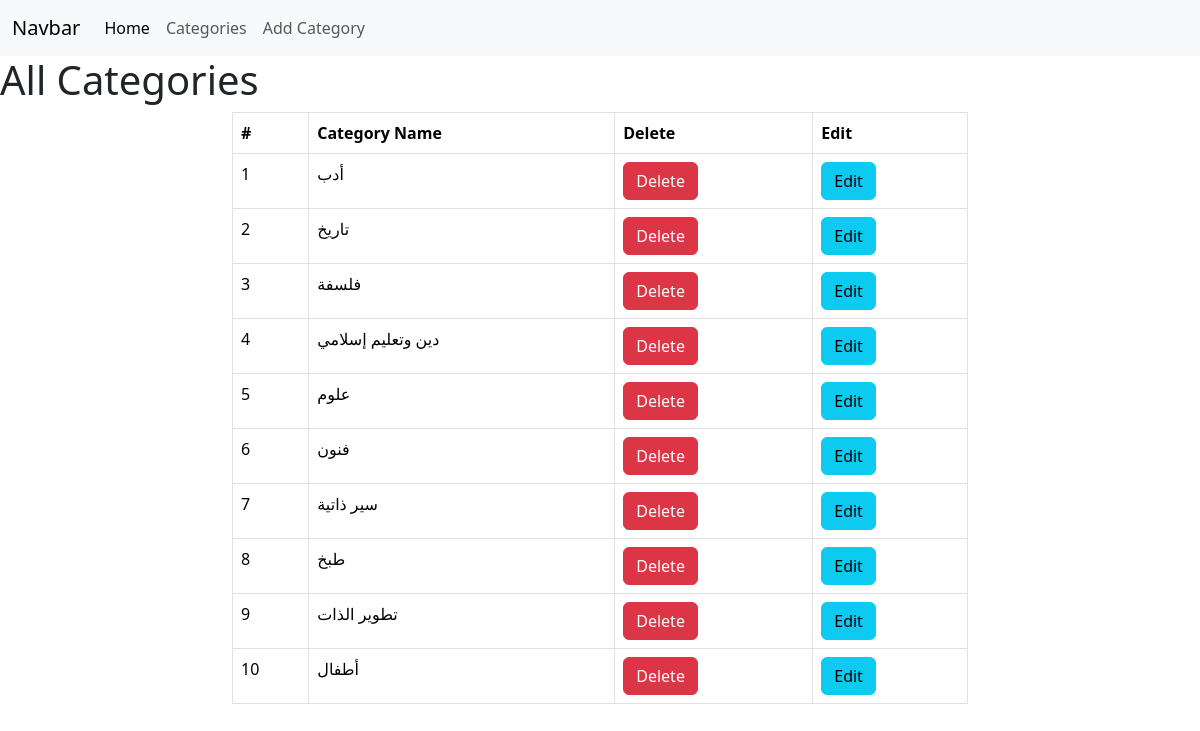
Page /lec2/index.php on the committed database.
### tables this page shows
CREATE TABLE `categories` (
  `id` bigint(20) UNSIGNED NOT NULL,
  `name` varchar(255) NOT NULL,
  `created_at` timestamp NULL DEFAULT NULL,
  `updated_at` timestamp NULL DEFAULT NULL,
  `image` varchar(255) NOT NULL
);

### lec2/index.php (the view, shortened to what this page needs)
<?php require_once 'inc/header.php'; ?>
<?php
require_once 'inc/connection.php';
$sql = "SELECT * FROM `categories`";
$result = mysqli_query($conn, $sql);
?>
    <h1> All Categories</h1>
    <div class="container">
        <div class="row">
            <div class="col-8 mx-auto">
                <table class="table table-bordered ">
                    <thead>
                        <th>#</th>
                        <th>Category Name</th>
                        <th>Delete</th>
                        <th>Edit</th>
                    </thead>
                    <tbody>
                    <?php while($row = mysqli_fetch_assoc($result)): ?>
                        <tr>
                            <td><?= $row['id']; ?></td>
                            <td><?= $row['name']; ?></td>
                            <td>
                                <a href="controllers/delete.php?id=<?php echo $row['id']; ?>" class="btn btn-danger">Delete</a>
                            </td>
                            <td>
                                <a href="edit.php?id=<?php echo $row['id']; ?>" class="btn btn-info">Edit</a>
                            </td>
                        </tr>
                    <?php endwhile; ?>
                    </tbody>
                </table>
            </div>
        </div>
    </div>

### lec2/inc/header.php (shortened to what this page needs)
<!doctype html>
<html lang="en">
  <head>
    <link href="https://cdn.jsdelivr.net/npm/bootstrap@5.3.3/dist/css/bootstrap.min.css" rel="stylesheet">
  </head>
  <body>
  <nav class="navbar navbar-expand-lg bg-body-tertiary">
  <div class="container-fluid">
    <a class="navbar-brand" href="#">Navbar</a>
    <div class="collapse navbar-collapse" id="navbarNav">
      <ul class="navbar-nav">
        <li class="nav-item">
          <a class="nav-link active" aria-current="page" href="#">Home</a>
        </li>
        <li class="nav-item">
          <a class="nav-link" href="index.php">Categories</a>
        </li>
        <li class="nav-item">
          <a class="nav-link" href="create.php">Add Category</a>
        </li>
      </ul>
    </div>
  </div>
</nav>

### rows in the picture
categories: id "1", name "أدب"
categories: id "2", name "تاريخ"
categories: id "3", name "فلسفة"
categories: id "4", name "دين وتعليم إسلامي"
categories: id "5", name "علوم"
categories: id "6", name "فنون"
categories: id "7", name "سير ذاتية"
categories: id "8", name "طبخ"
categories: id "9", name "تطوير الذات"
categories: id "10", name "أطفال"
